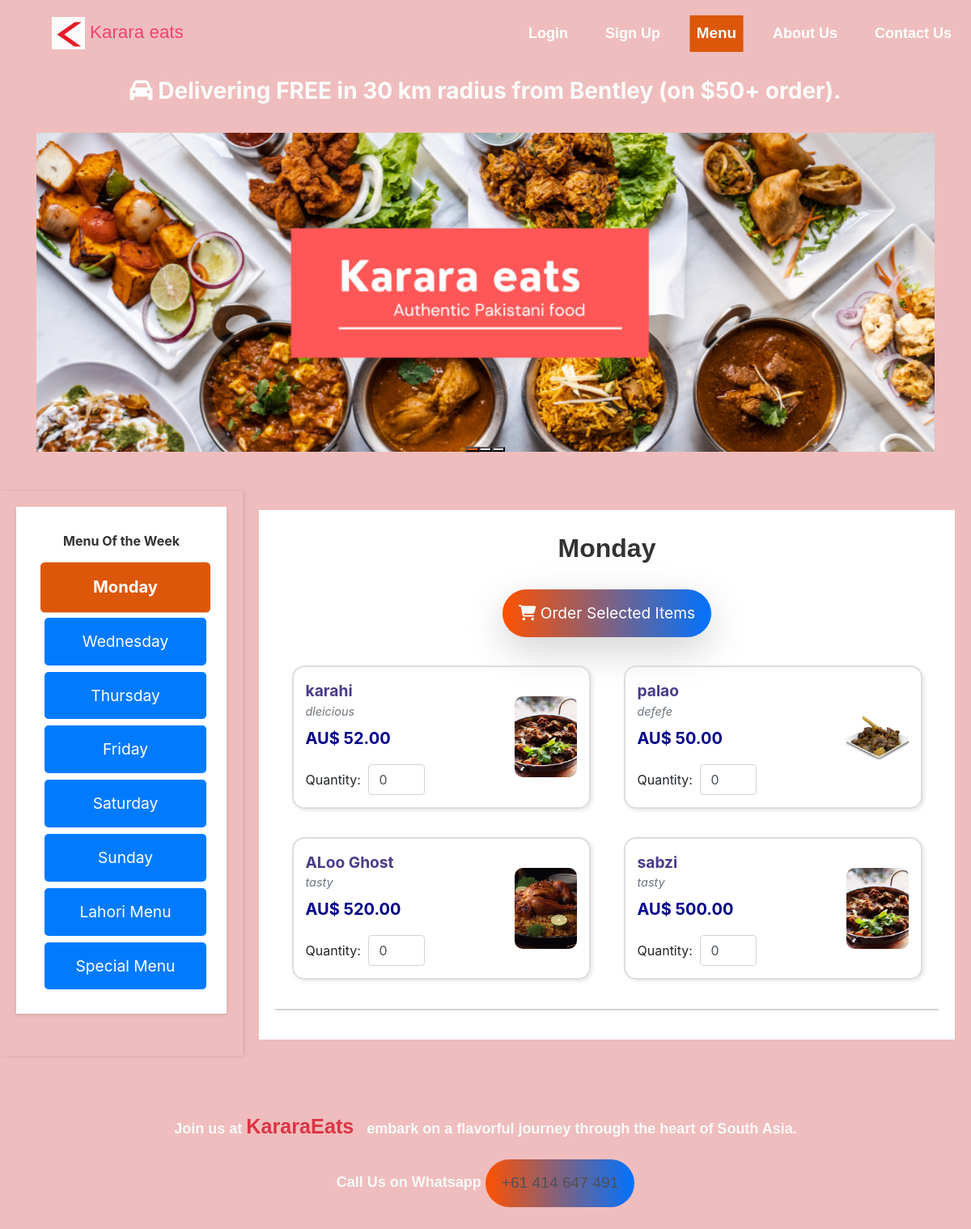
Screenshot of /menu/Weeklymenu/ with the database file from the repository.
### menu/models.py (models this page shows, shortened)
class Menu(models.Model):
    name = models.CharField(max_length=100)
    food_items = models.ManyToManyField(FoodItem)
    created_at = models.DateTimeField(auto_now_add=True)

### fooditems/models.py (models this page shows, shortened)
class FoodItem(models.Model):
    name = models.CharField(max_length=100)
    description = models.TextField()
    price = models.DecimalField(max_digits=8, decimal_places=2)
    quantity = models.IntegerField()
    picture = models.ImageField(upload_to='food_items/', blank=True, null=True)

### menu/views.py (the view)
# urls.py: path('Weeklymenu/', views.WeeklyMenuDisplay, name='WeeklyMenu'),
def WeeklyMenuDisplay(request):
    menus = Menu.objects.all()  # Fetch all menus
    return render(request, 'menu/user_menu_weekly_display.html', {'menus': menus ,'user': request.user})

### templates/menu/user_menu_weekly_display.html (shortened to what this page needs)
{% extends "base.html" %}
{% load static %}
{% block content %}
   <div class="container-fluid">
    <div class="row">
      <div class="col-lg-12">
        <div class="container">
          <div id="carouselExampleCaptions" class="carousel slide " data-bs-ride="carousel">
              <div class="carousel-indicators ">
                <button type="button" data-bs-target="#carouselExampleCaptions" data-bs-slide-to="0" class="active" aria-current="true" aria-label="Slide 1"></button>
                <button type="button" data-bs-target="#carouselExampleCaptions" data-bs-slide-to="1" aria-label="Slide 2"></button>
                <button type="button" data-bs-target="#carouselExampleCaptions" data-bs-slide-to="2" aria-label="Slide 3"></button>
              </div>
              <div class="carousel-inner">
                <div class="carousel-item active">
                  <img src="{% static 'images/karara_eats_banner_1.png' %}" class="d-block w-100 blurred-bg" alt="...">
                </div>
              </div>
            </div>
          </div>
      </div>
    </div>
  </div>
<div class="menu-container mt-5" style="display: flex; flex-wrap: wrap; height: auto;">
     <div class="sidebar">
        <div class="tabs bg-white text-center">
            <span style="font-size: 1em; font-weight: bold; color: #333;">Menu Of the Week</span>
            <div id="menuOptions" class="mt-md-2">
                {% for menu in menus %}
                    <button class="tab-button mt-md-2" onclick="showMenu('{{ menu.name }}')">{{ menu.name }}</button>
                {% endfor %}
            </div>
        </div>
    </div>
    <div class="menu-content" style="flex: 1; padding: 20px; overflow-y: auto; background-color:none">
        <form id="orderForm" method="post" action="{% url 'order_items' %}">
            <div id="menuContent" class="mt-1">
                {% for menu in menus %}
                <div id="{{ menu.name }}" class="menu-section" style="display: none; background-color: white; padding: 20px; border-radius: 0px;">
                    <span class="nav-link display-4 text-center fadeInUp custom-font-Menu" style="font-size: 2em; font-weight: bold; color: #333;">{{ menu.name }}</span>
                    <div class="text-center mt-4">
                        <button type="submit" class="btn btn-primary btn-lg shadow-lg" style="transition: background-color 0.3s;">
                            <i class="fas fa-shopping-cart"></i> Order Selected Items
                        </button>
                    </div>
                    <div class="menu-items" style="margin-top: 20px;">
                        {% for item in menu.food_items.all %}
                        <div class="menu-item" style="display: flex; align-items: center; margin-bottom: 20px; border: 2px solid #ddd; border-radius: 15px; padding: 15px; box-shadow: 2px 2px 5px rgba(0, 0, 0, 0.1);">
                            <div class="item-details" style="flex: 3; padding-right: 15px; text-align: start;">
                                <div class="item-info">
                                    <strong style="font-size: 1.2em; color: darkslateblue;">{{ item.name }}</strong>
                                    <small class="text-muted d-block" style="font-style: italic; font-size: 0.9em;">{{ item.description }}</small>
                                </div>
                                <div class="item-quantity" style="margin-top: 10px;">
                                    <h5 style="color: darkblue; margin-top: 10px; text-align: start;">AU$ {{ item.price }}</h5>
                                    <span style="font-size: 1em; margin-right: 5px;">Quantity:</span>
                                    <input type="number" id="quantities_{{ menu.id }}_{{ item.id }}"
                                           name="quantities_{{ menu.id }}_{{ item.id }}" min="0" max="10"
                                           class="form-control item-quantity" value="0" placeholder="Qty"
                                           style="width: 70px; display: inline-block; margin-top: 10px;">
                                </div>
                            </div>
                            <div class="item-image" style="flex: 1; padding-left: 15px; text-align: right;">
                                {% if item.picture %}
                                    <img class="img-fluid" alt="{{ item.name }}" src="{{ item.picture.url }}"
                                         style="height: 100px; width: 100px; object-fit: cover; border-radius: 10px;">
                                {% endif %}
                            </div>
                        </div>
                        {% endfor %}
                    </div>
                    <hr style="border-top: 2px solid lightgray;">
                </div>
                {% endfor %}
            </div>
        </form>
    </div>
</div>
{% endblock %}

### static/css/base.css (style rules this page uses)
body { background-color: #efbdbd; background-size: cover ; background-repeat: no-repeat; background-position: center; margin: 0; height: auto; }
.active { background-color: hsl(22, 92%, 45%); transform: scale(1.05); }
h1, h2, h3, h4, h5, h6 { font-weight: bold; color: #fcfcfc; text-align: center; margin-bottom: 10px; animation: slideInFromRight 0.8s ease-in-out; }

### static/css/components.css (style rules this page uses)
.btn { transition: all 0.3s ease-in-out; padding: 15px 20px; font-size: 1.2rem; border-radius: 50px; background-image: linear-gradient(to right, #ff5100, #0072ff); color: white; border: none; }

### static/css/utilities.css (style rules this page uses)
.mt-5 { margin-top: 3rem; }
.text-center { text-align: center; }

### templates/menu/user_menu_weekly_display.html (style rules this page uses)
.sidebar { width: 300px; background-color:none; padding: 20px; box-shadow: 2px 0 5px rgba(0,0,0,0.1); }
.tabs { padding: 30px; box-shadow: 0 2px 5px rgba(0, 0, 0, 0.1); position: sticky; top: 0; z-index: 1000; }
.tab-button { margin: 0 5px; background-color: #007bff; color: white; border: none; border-radius: 5px; transition: background-color 0.3s, transform 0.2s; width: 100%; padding: 15px; text-align: center; font-size: 1.2em; }
.active { background-color: hsl(22, 92%, 45%); color: white; font-weight: bold; transform: scale(1.05); }
.menu-items { display: flex; flex-wrap: wrap; justify-content: space-around; margin-top: 20px; }
.menu-item { flex: 0 1 30%; margin: 15px; display: flex; justify-content: center; transition: all 0.3s ease; }
.custom-font-Menu { font-family: Sans-serif, Serif; font-size: 1.6em; }
@media (max-width: 1200px) { .menu-item { flex: 0 1 45%; } }

### rows the page displays
Menu: name "Monday"
Menu: name "Wednesday"
Menu: name "Thursday"
Menu: name "Friday"
Menu: name "Saturday"
Menu: name "Sunday"
Menu: name "Lahori Menu"
Menu: name "Special Menu"
FoodItem: name "karahi", description "dleicious", price "52.00", name (picture)
FoodItem: name "palao", description "defefe", price "50.00", picture (picture)
FoodItem: name "ALoo Ghost", description "tasty", price "520.00", picture (picture)
FoodItem: name "sabzi", description "tasty", price "500.00", picture (picture)
